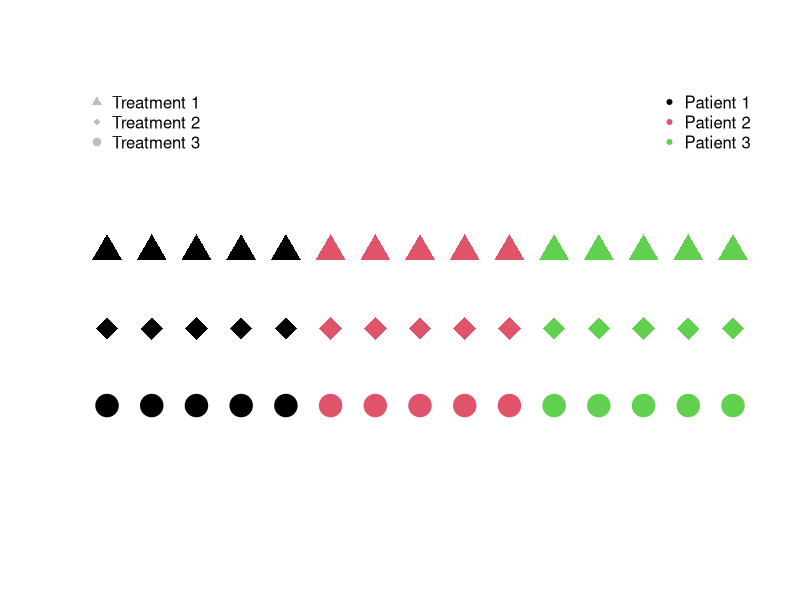
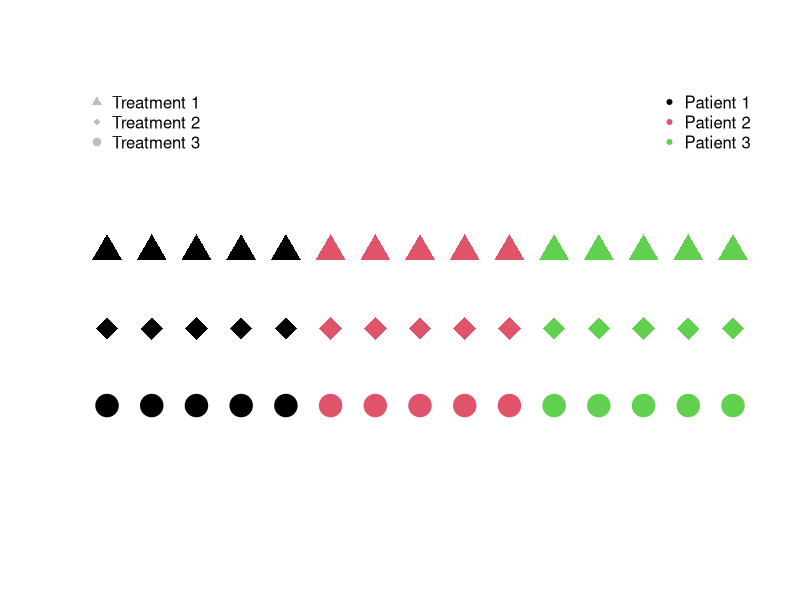
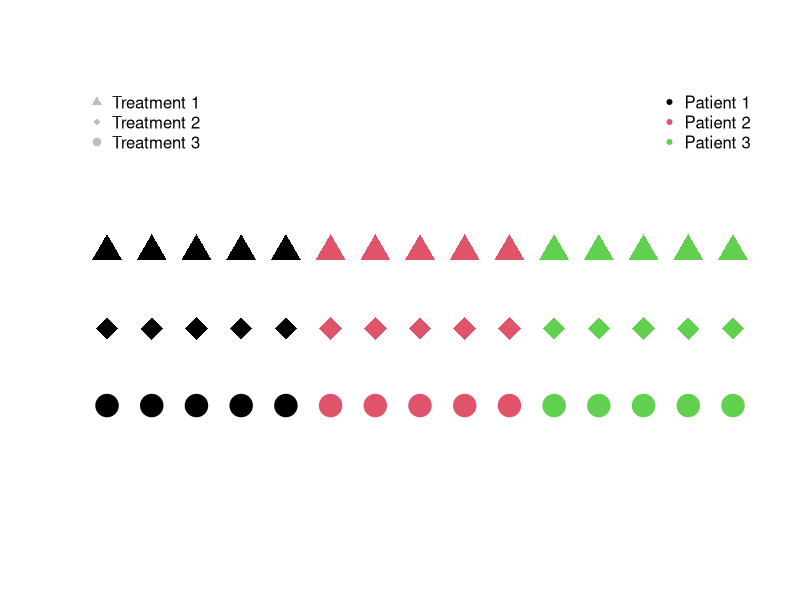
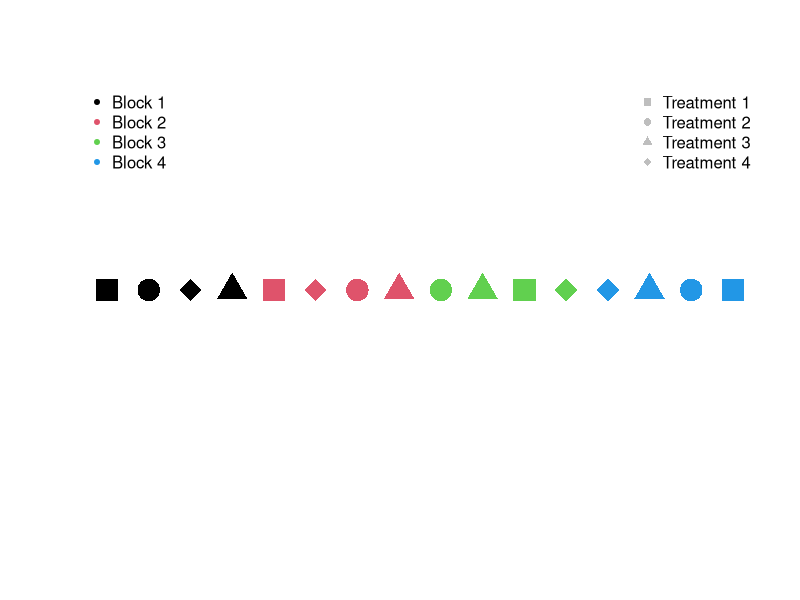
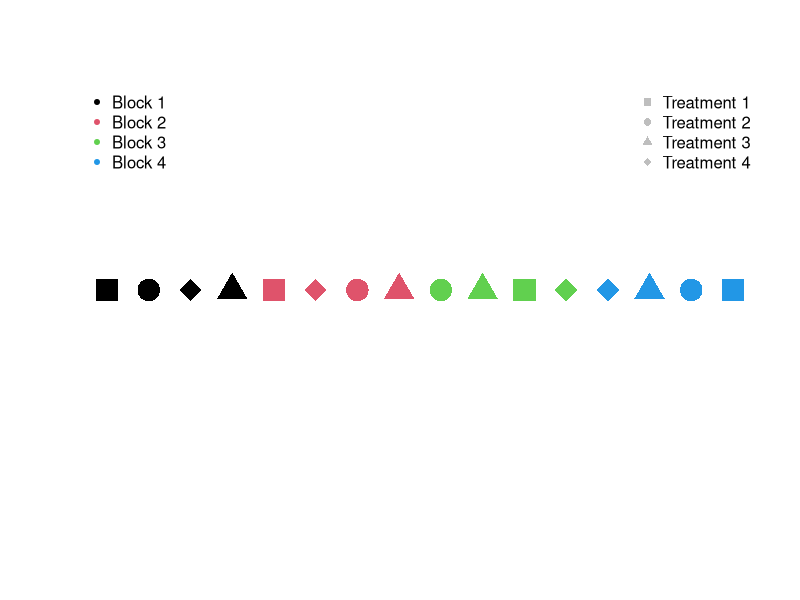
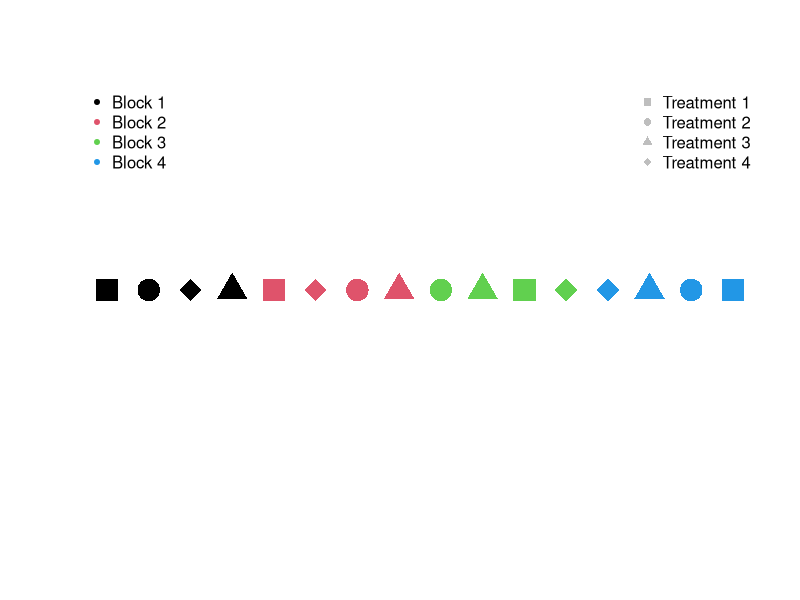

Generate these figures, in order, with R:
## ---- chunk 1
knitr::opts_chunk$set(echo = FALSE)
## ---- chunk 2
plot(1:15, rep(1.5,15),col = rep(1:3,each = 5),pch = 17,axes = FALSE, xlab = "",ylab = "",cex = 3,ylim = c(0,2.5))
points(1:15,rep(1,15),col = rep(1:3,each = 5),pch = 18,cex = 3)
points(1:15,rep(0.5,15),col = rep(1:3,each = 5),pch = 19, cex = 3)
legend("topleft",bty = "n",pch = 17:19, col = "grey", legend = paste("Treatment", 1:3))
legend("topright",bty = "n",pch = 20, col = 1:3, legend = paste("Patient", 1:3))

## ---- chunk 3
plot(1:15, rep(1.5,15),col = rep(1:3,each = 5),pch = 17,axes = FALSE, xlab = "",ylab = "",cex = 3,ylim = c(0,2.5))
points(1:15,rep(1,15),col = rep(1:3,each = 5),pch = 18,cex = 3)
points(1:15,rep(0.5,15),col = rep(1:3,each = 5),pch = 19, cex = 3)
legend("topleft",bty = "n",pch = 17:19, col = "grey", legend = paste("Treatment", 1:3))
legend("topright",bty = "n",pch = 20, col = 1:3, legend = paste("Patient", 1:3))

## ---- chunk 4
plot(1:15, rep(1.5,15),col = rep(1:3,each = 5),pch = 17,axes = FALSE, xlab = "",ylab = "",cex = 3,ylim = c(0,2.5))
points(1:15,rep(1,15),col = rep(1:3,each = 5),pch = 18,cex = 3)
points(1:15,rep(0.5,15),col = rep(1:3,each = 5),pch = 19, cex = 3)
legend("topleft",bty = "n",pch = 17:19, col = "grey", legend = paste("Treatment", 1:3))
legend("topright",bty = "n",pch = 20, col = 1:3, legend = paste("Patient", 1:3))

## ---- chunk 5
block <- rep(1:4, each = 4)
set.seed(4321)
treatment <- c(replicate(4,sample(1:4,size = 4)))
plot(1:16,rep(1,length(block)),col = block,pch = treatment + 14,axes = FALSE,xlab = "",ylab = "",cex = 3)
legend("topright",bty = "n", pch = 15:18, legend = paste("Treatment",1:4), col = "grey")
legend("topleft",bty = "n", pch = 20, col = 1:4, legend = paste("Block",1:4))

## ---- chunk 6
block <- rep(1:4, each = 4)
set.seed(4321)
treatment <- c(replicate(4,sample(1:4,size = 4)))
plot(1:16,rep(1,length(block)),col = block,pch = treatment + 14,axes = FALSE,xlab = "",ylab = "",cex = 3)
legend("topright",bty = "n", pch = 15:18, legend = paste("Treatment",1:4), col = "grey")
legend("topleft",bty = "n", pch = 20, col = 1:4, legend = paste("Block",1:4))

## ---- chunk 7
block <- rep(1:4, each = 4)
set.seed(4321)
treatment <- c(replicate(4,sample(1:4,size = 4)))
plot(1:16,rep(1,length(block)),col = block,pch = treatment + 14,axes = FALSE,xlab = "",ylab = "",cex = 3)
legend("topright",bty = "n", pch = 15:18, legend = paste("Treatment",1:4), col = "grey")
legend("topleft",bty = "n", pch = 20, col = 1:4, legend = paste("Block",1:4))

